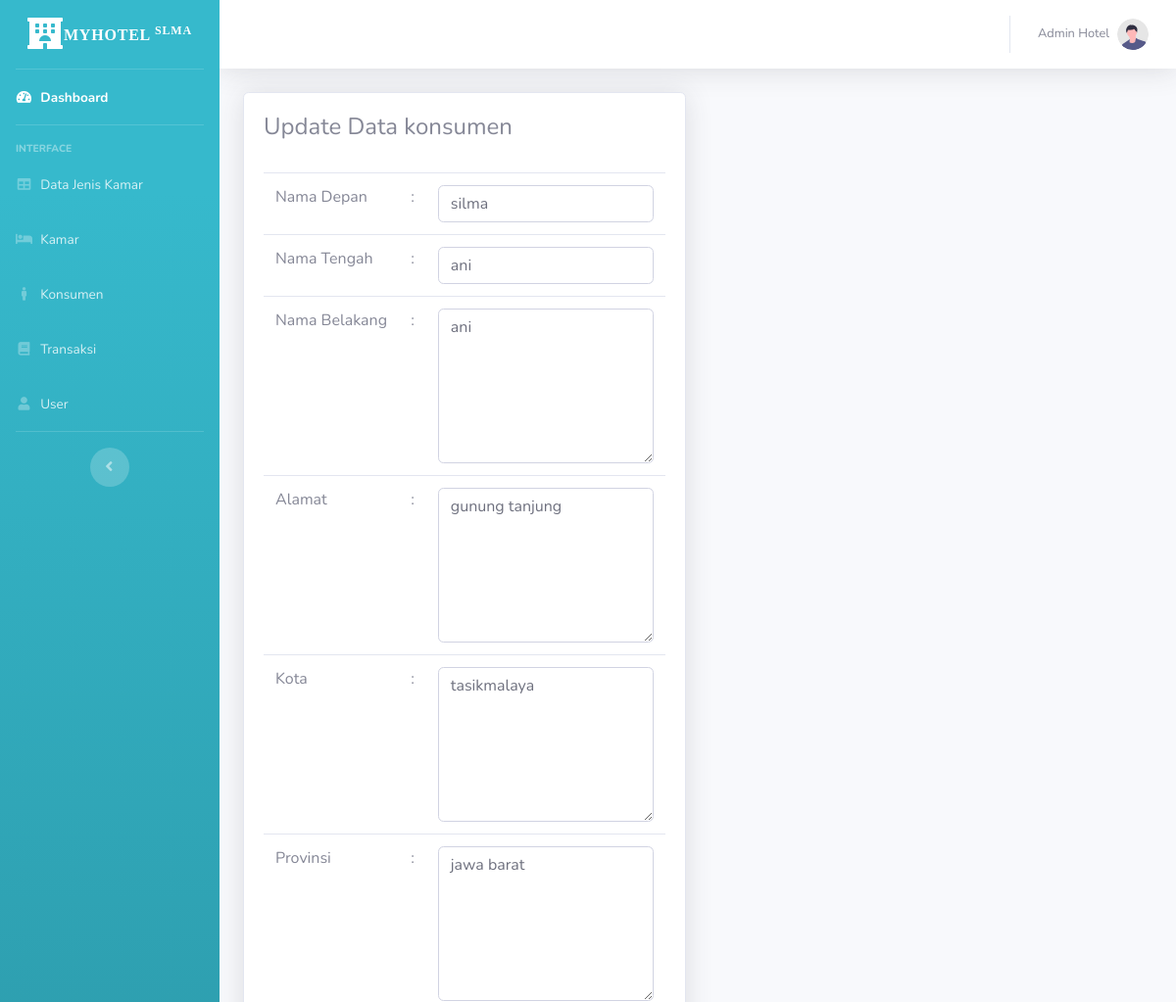
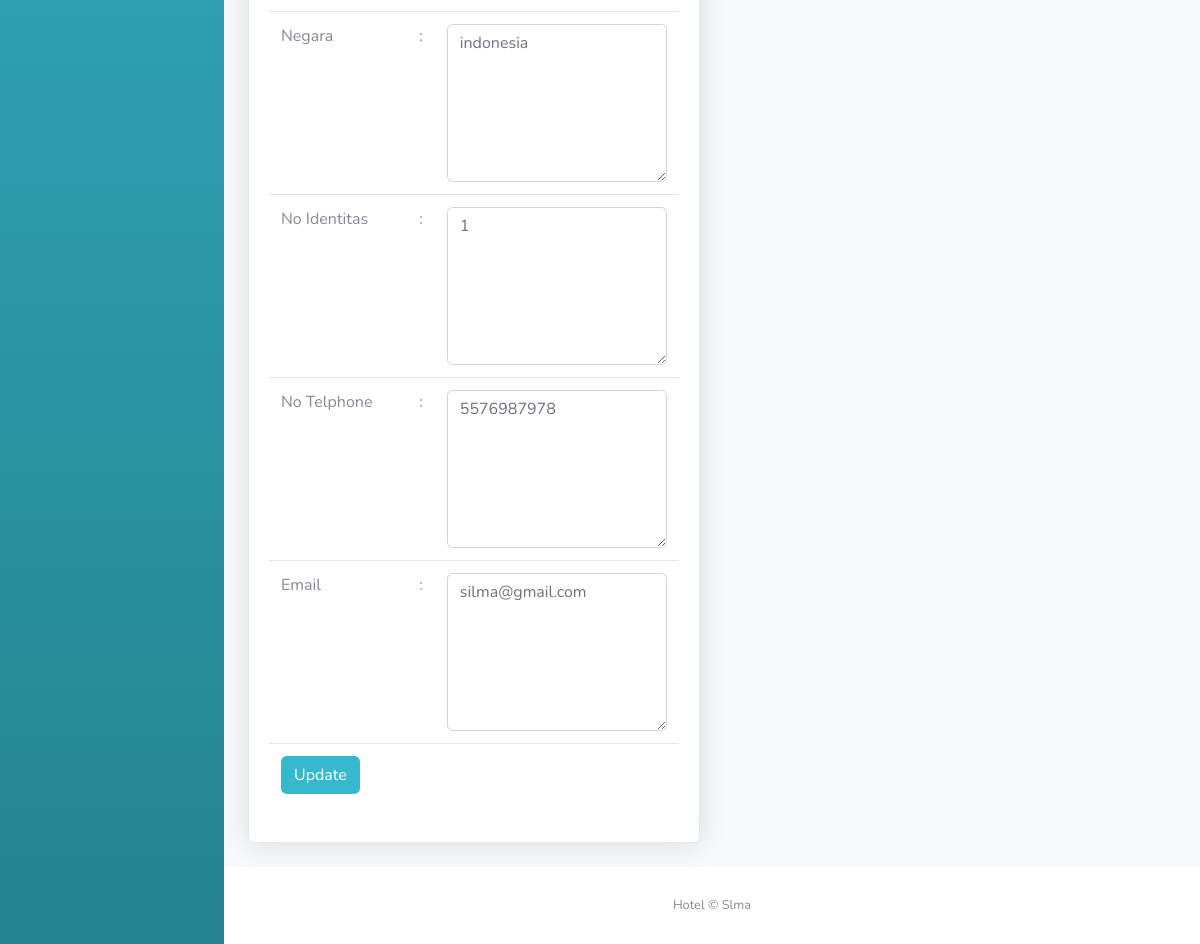
The app's page /index.php/konsumen/update_konsumen/1 with its own data (2 pictures, top to bottom).
### tables this page shows
CREATE TABLE `tbl_konsumen` (
  `id_konsumen` int(11) NOT NULL,
  `nama_depan` varchar(50) NOT NULL,
  `nama_tengah` varchar(50) NOT NULL,
  `nama_belakang` varchar(50) NOT NULL,
  `alamat` text NOT NULL,
  `kota` varchar(100) NOT NULL,
  `provinsi` varchar(100) NOT NULL,
  `negara` varchar(100) NOT NULL,
  `no_identitas` varchar(100) NOT NULL,
  `no_telp` varchar(15) NOT NULL,
  `email` varchar(100) NOT NULL
);

### application/controllers/Konsumen.php (called while the page is built, shortened)
<?php
   class Konsumen extends CI_Controller{
    function update_konsumen($id_konsumen)
    {
        $data['tbl_konsumen'] = $this->M_konsumen->update($id_konsumen);
            $this->load->view('partial_admin/header');
            $this->load->view('partial_admin/sidebar');
            $this->load->view('partial_admin/topbar');
            $this->load->view('konsumen/update_konsumen', $data);
            $this->load->view('partial_admin/footer');
    }
}
?>

### index.php (called while the page is built, shortened)
<?php
require_once BASEPATH.'core/CodeIgniter.php';

### application/models/M_konsumen.php (called while the page is built, shortened)
<?php
    class M_konsumen extends CI_Model{
        function update($id_konsumen)
        {
            return $this->db->get_where('tbl_konsumen',['id_konsumen'=> $id_konsumen])->row_array();
        }
    }
?>

### application/views/konsumen/update_konsumen.php (the view, shortened to what this page needs)
<div class="container-fluid">
    <div class="row">
        <div class="col-lg-6">
            <div class="card shadow mb-4">
                <div class="card-body">
                    <div class="table-responsive">
                        <h4>Update Data konsumen</h4>
                        <br>
                        <form action="<?=base_url('index.php/konsumen/proses_update_konsumen')?>" method="POST">
                            <table class="table">
                                <tr>
                                    <td>Nama Depan</td>
                                    <td>:</td>
                                    <td><input type="text"  class="form-control" name="nama_depan" id="nama_depan" value="<?php echo $tbl_konsumen['nama_depan']?>"></td>
								</tr>
								<tr>
      								<td>Nama Tengah</td>
     								 <td>:</td>
     								 <td><input type="text"  class="form-control" name="nama_tengah" id="nama_tengah" value="<?php echo $tbl_konsumen['nama_belakang']?>"></td>
 								 </tr>
                                <tr>
                                    <td>Nama Belakang</td>
                                    <td>:</td>
                                    <td><textarea class="form-control" name="nama_belakang" id="nama_belakang" cols="10" rows="6" ><?php echo $tbl_konsumen['nama_belakang']?></textarea></td>
                                </tr>
                                  <tr>
                                    <td>Alamat</td>
                                    <td>:</td>
                                    <td><textarea class="form-control" name="alamat" id="alamat" cols="10" rows="6" ><?php echo $tbl_konsumen['alamat']?></textarea></td>
                                </tr>
                                  <tr>
                                    <td>Kota</td>
                                    <td>:</td>
                                    <td><textarea class="form-control" name="kota" id="kota" cols="10" rows="6" ><?php echo $tbl_konsumen['kota']?></textarea></td>
                                </tr>
                                  <tr>
                                    <td>Provinsi</td>
                                    <td>:</td>
                                    <td><textarea class="form-control" name="provinsi" id="provinsi" cols="10" rows="6" ><?php echo $tbl_konsumen['provinsi']?></textarea></td>
                                </tr>
                                  <tr>
                                    <td>Negara</td>
                                    <td>:</td>
                                    <td><textarea class="form-control" name="negara" id="negara" cols="10" rows="6" ><?php echo $tbl_konsumen['negara']?></textarea></td>
                                </tr>
                                  <tr>
                                    <td>No Identitas</td>
                                    <td>:</td>
                                    <td><textarea class="form-control" name="no_identitas" id="no_identitas" cols="10" rows="6" ><?php echo $tbl_konsumen['no_identitas']?></textarea></td>
                                  </tr>
                                <tr>
                                    <td>No Telphone</td>
                                    <td>:</td>
                                    <td><textarea class="form-control" name="no_telp" id="no_telp" cols="10" rows="6" ><?php echo $tbl_konsumen['no_telp']?></textarea></td>
                                  </tr>
                                <tr>
                                    <td>Email</td>
                                    <td>:</td>
                                    <td><textarea class="form-control" name="email" id="email" cols="10" rows="6" ><?php echo $tbl_konsumen['email']?></textarea></td>
                                  </tr>
                                <tr>
                                    <td colspan="3">
                                        <input type="submit" class="btn btn-info
                                        " value="Update">
                                    </td>
                                </tr>
                            </table>
                        </form>
                    </div>
                </div>
            </div>
        </div>
    </div>
</div>

### records on screen
tbl_konsumen: nama_depan "silma", nama_tengah "ani", nama_belakang "ani", alamat "gunung tanjung", kota "tasikmalaya", provinsi "jawa barat", negara "indonesia", no_identitas "1", no_telp "5576987978", email "silma@gmail.com"
